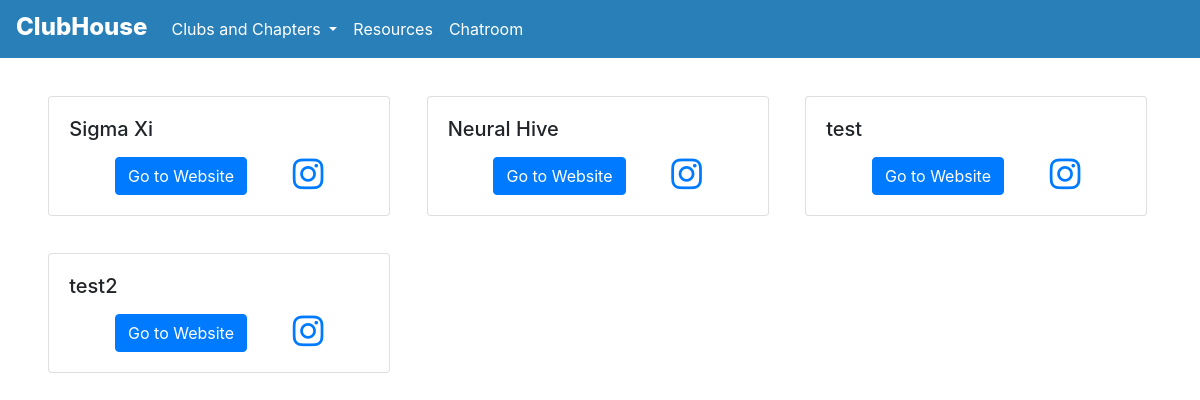
/clubs/, run on an earlier commit of the app's database.
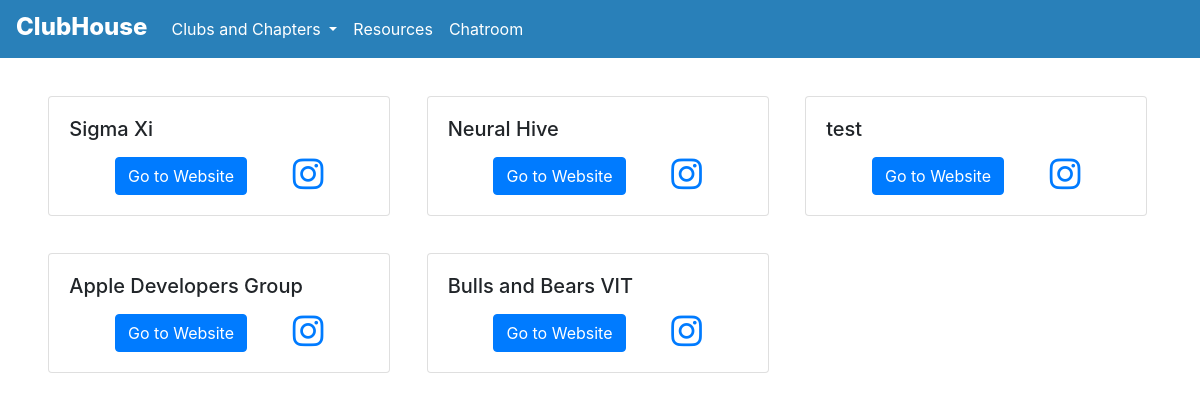
And on a later commit of the database.
### clubs/models.py (models this page shows, shortened)
class ClubAccount(models.Model):
    club_name       = models.CharField(null=False, default='', max_length=1000, primary_key=True)
    club_website    = models.URLField(null=True)
    ig_url          = models.URLField(null=True)
    club_email      = models.EmailField(null=True, unique=True, blank=True)
    logo_url        = models.URLField(default='', null=True, blank=True)
    club_logo       = models.ImageField(upload_to=path_and_rename_logos, default='', null=True, storage=gd_storage, blank=True)

### clubs/views.py (the view)
# urls.py: path('', views.index, name='index'),
def index(request):
    instance = ClubAccount.objects.all()
    param = {'objects': instance}
    return render(request, 'clubs/index.html',param)

### clubs/templates/clubs/index.html (shortened to what this page needs)
<!doctype html>
<html lang="en">
<head>
    <link rel="stylesheet" href="https://stackpath.bootstrapcdn.com/bootstrap/4.5.0/css/bootstrap.min.css"
>
    <link rel="stylesheet" href="https://cdnjs.cloudflare.com/ajax/libs/font-awesome/4.7.0/css/font-awesome.min.css">
</head>
<body>
      <nav class="navbar navbar-expand-lg navbar-light bg-light sticky-top"
      style='color: white !important; background-color: #2980B9!important;'>
      <a class=" navbar-brand" style="color:white; font-weight: 800; font-size: 1.5rem; padding-top: 1px;"
          href="/">ClubHouse</a>
      <div class="collapse navbar-collapse" id="navbarSupportedContent">
          <ul class="navbar-nav mr-auto">
              <li class="nav-item dropdown">
                  <a class="nav-link dropdown-toggle" style="color:white" href="#" id="navbarDropdown" role="button"
                      data-toggle="dropdown" aria-haspopup="true" aria-expanded="false">
                      Clubs and Chapters
                  </a>
              </li>
              <li class="nav-item">
                  <a class="nav-link" href="/resources/" style="color:white">Resources</a>
              </li>
              <li class="nav-item">
                  <a class="nav-link" style="color:white" href="/chatroom/">Chatroom</a>
              </li>
          </ul>
      </div>
      {% if user.is_authenticated %}
      {% load i18n %}
      {% endif %}
  </nav>
    <div class="container box">
        <div class='row'>
            {% for i in objects %}
            <div class="card" style="width: 18rem;">
                <div class="card-body">
                  <h5 class="card-title">{{i.club_name}}</h5>
                  <div class = 'icon'>
                      <a href="{{i.club_website}}" class="btn btn-primary">Go to Website</a>
                      <a href="{{i.ig_url}}" class = 'fa fa-instagram inst_icon'></a>
                </div>
                </div>
              </div>
              {% if forloop.counter|divisibleby:3 %}
              </div>
              <div class='row'>
                {% endif %}
            {% endfor %}
            </div>
    </div>
</body>
</html>

What changed in the data, as far as the page shows it:
removed ClubAccount: club_name "test2"
added ClubAccount: club_name "Apple Developers Group"
added ClubAccount: club_name "Bulls and Bears VIT"
